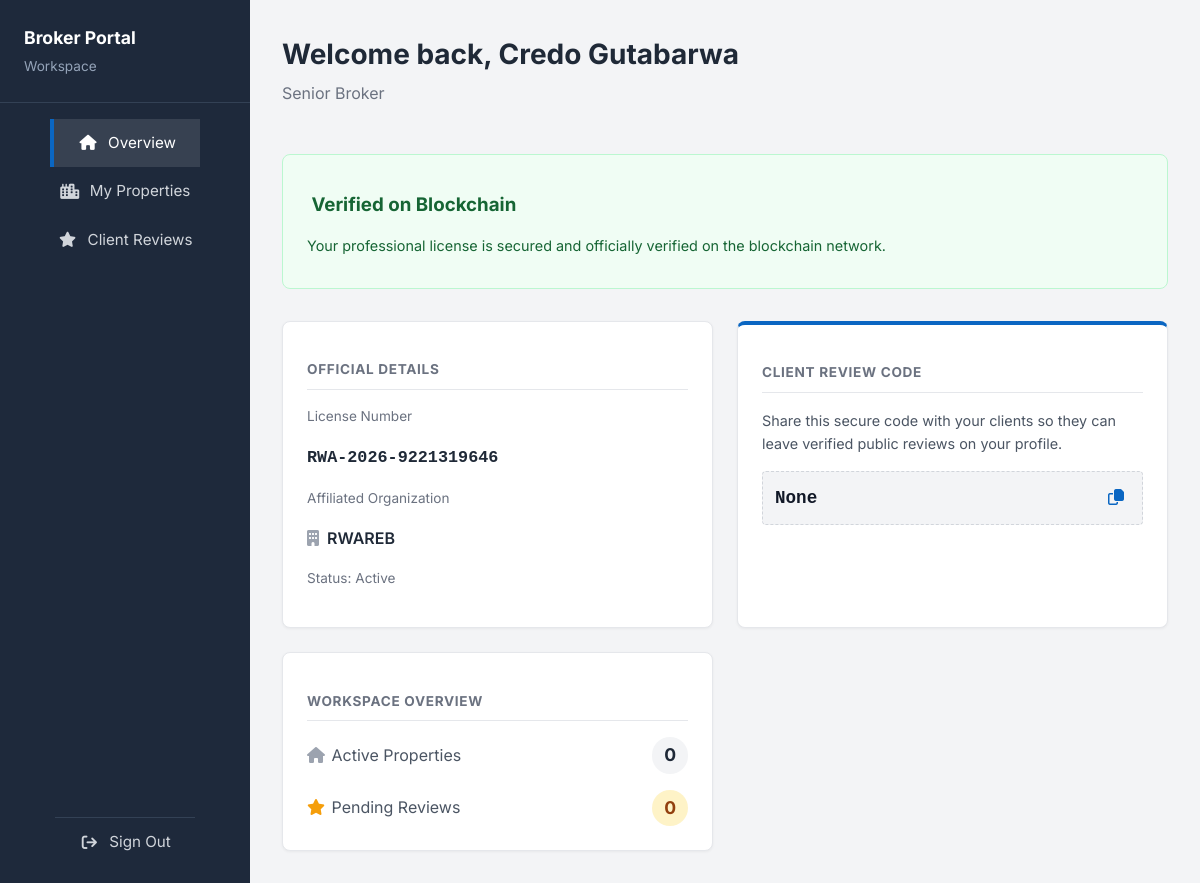
Page /dashboard (signed in) on the committed database.
### models.py (models this page shows)
class Broker(db.Model):
    __tablename__ = 'brokers'
    id = db.Column(db.String(36), primary_key=True, default=generate_uuid)
    organization_id = db.Column(db.String(36), db.ForeignKey('organizations.id'), nullable=False)
    full_name = db.Column(db.String(100), nullable=False)
    phone = db.Column(db.String(30), nullable=False)
    email = db.Column(db.String(150), unique=True, nullable=False)
    password_hash = db.Column(db.Text, nullable=False)
    professional_title = db.Column(db.String(100))
    license_number = db.Column(db.String(100), unique=True, nullable=False)
    profile_photo_url = db.Column(db.String(255), nullable=True)
    bio = db.Column(db.Text, nullable=True)
    working_province = db.Column(db.String(100), nullable=True)
    working_district = db.Column(db.String(100), nullable=True)
    verification_code = db.Column(db.String(255), nullable=True)
    review_code = db.Column(db.String(20), unique=True, nullable=True)
    status = db.Column(db.String(20), default='Pending Registration')
    verified_at = db.Column(db.DateTime, nullable=True)
    expires_at = db.Column(db.DateTime, nullable=True)
    registered_by = db.Column(db.String(36), db.ForeignKey('association_admins.id'), nullable=True)
    created_at = db.Column(db.DateTime, default=datetime.utcnow)
    updated_at = db.Column(db.DateTime, default=datetime.utcnow, onupdate=datetime.utcnow)
    properties = db.relationship('Property', backref='broker', lazy=True, cascade="all, delete-orphan")
    reviews = db.relationship('Review', backref='broker', lazy=True, cascade="all, delete-orphan")

class Organization(db.Model):
    __tablename__ = 'organizations'
    id = db.Column(db.String(36), primary_key=True, default=generate_uuid)
    name = db.Column(db.String(150), unique=True, nullable=False)
    registration_number = db.Column(db.String(100), unique=True, nullable=False)
    email = db.Column(db.String(150), nullable=False)
    phone = db.Column(db.String(30), nullable=False)
    address = db.Column(db.Text, nullable=True)
    status = db.Column(db.String(20), default='Active')  # 'Active' or 'Suspended'
    created_by = db.Column(db.String(36), db.ForeignKey('super_admins.id'), nullable=False)
    created_at = db.Column(db.DateTime, default=datetime.utcnow)
    updated_at = db.Column(db.DateTime, default=datetime.utcnow, onupdate=datetime.utcnow)
    admins = db.relationship('AssociationAdmin', backref='organization', lazy=True)

### broker.py (the view)
@broker_bp.route('/dashboard')
@broker_login_required
def dashboard():
    broker = Broker.query.get(session['broker_id'])
    if not broker.review_code:
        while True:
            random_chars = ''.join(random.choices(string.ascii_uppercase + string.digits, k=6))
            new_code = f"REV-{random_chars}"
            if not Broker.query.filter_by(review_code=new_code).first():
                broker.review_code = new_code
                db.session.commit()
                break
    organization = Organization.query.get(broker.organization_id)
    active_properties = Property.query.filter_by(broker_id=broker.id, is_available=True).count()
    pending_reviews = Review.query.filter_by(broker_id=broker.id, is_approved=False).count()
    return render_template(
        'broker_dashboard.html',
        broker=broker,
        organization=organization,
        active_properties=active_properties,
        pending_reviews=pending_reviews
    )

### broker.py (called while the page is built)
def broker_login_required(f):
    @wraps(f)
    def decorated_function(*args, **kwargs):
        if 'broker_id' not in session:
            flash("Please log in to access the Broker Portal.", "warning")
            return redirect(url_for('landing.login_portal'))
        broker = Broker.query.get(session['broker_id'])
        if not broker or broker.status == 'Suspended':
            session.pop('broker_id', None)
            flash("Your account has been suspended. Please contact your organization.", "error")
            return redirect(url_for('landing.login_portal'))
        return f(*args, **kwargs)
    return decorated_function

### templates/broker_dashboard.html (shortened to what this page needs)
{% extends "broker_base.html" %}
{% block content %}
<div class="admin-header">
    <div>
        <h1>Welcome back, {{ broker.full_name }}</h1>
        <p style="color: var(--text-muted); margin-top: 0.25rem;">{{ broker.professional_title }}</p>
    </div>
</div>
{% if broker.verification_code %}
    <div class="status-banner onchain">
        <div>
            <h3 style="margin-bottom: 0.25rem; font-weight: 700;"> Verified on Blockchain</h3>
            <p style="font-size: 0.9rem;">Your professional license is secured and officially verified on the blockchain network.</p>
        </div>
    </div>
{% endif %}
<div class="broker-grid">
    <div class="info-card">
        <h3>Official Details</h3>
        <div style="margin-bottom: 1rem;">
            <p style="font-size: 0.85rem; color: #6B7280; margin-bottom: 0.2rem;">License Number</p>
            <p style="font-weight: 600; font-family: monospace; font-size: 1.05rem;">{{ broker.license_number }}</p>
        </div>
        <div>
            <p style="font-size: 0.85rem; color: #6B7280; margin-bottom: 0.2rem;">Affiliated Organization</p>
            <p style="font-weight: 600;"><i class="fa-solid fa-building" style="color: #9CA3AF; margin-right: 0.5rem;"></i>{{ organization.name }}</p>
            <p style="font-size: 0.85rem; color: #6B7280; margin-top: 0.25rem;">Status: {{ organization.status }}</p>
        </div>
    </div>
    <div class="info-card" style="border-top: 4px solid #0A66C2;">
        <h3>Client Review Code</h3>
        <p style="font-size: 0.9rem; color: #4B5563; margin-bottom: 1rem;">
            Share this secure code with your clients so they can leave verified public reviews on your profile.
        </p>
        <div class="copy-box">
            <span id="reviewCodeText">{{ broker.review_code }}</span>
            <button class="copy-btn" onclick="copyReviewCode()" title="Copy to clipboard">
                <i class="fa-regular fa-copy"></i>
            </button>
        </div>
    </div>
    <div class="info-card">
        <h3>Workspace Overview</h3>
        <div style="display: flex; flex-direction: column; gap: 1rem;">
            <div style="display: flex; justify-content: space-between; align-items: center;">
                <span style="color: #4B5563;"><i class="fa-solid fa-house" style="width: 20px; color: #9CA3AF;"></i> Active Properties</span>
                <span style="font-weight: 700; font-size: 1.1rem; background: #F3F4F6; padding: 0.25rem 0.75rem; border-radius: 999px;">{{ active_properties }}</span>
            </div>
            <div style="display: flex; justify-content: space-between; align-items: center;">
                <span style="color: #4B5563;"><i class="fa-solid fa-star" style="width: 20px; color: #F59E0B;"></i> Pending Reviews</span>
                <span style="font-weight: 700; font-size: 1.1rem; background: #FEF3C7; color: #92400E; padding: 0.25rem 0.75rem; border-radius: 999px;">{{ pending_reviews }}</span>
            </div>
        </div>
    </div>
</div>
{% endblock %}

### static/css/style.css (style rules this page uses)
:root { --bg-white: #FFFFFF; --text-dark: #1F2937; --text-muted: #6B7280; --border-grey: #E5E7EB; --hover-grey: #F3F4F6; --btn-blue: #0A66C2; --btn-blue-hover: #004182; --footer-bg: #2f426b; }
body { font-family: 'Inter', sans-serif; background-color: var(--bg-white); color: var(--text-dark); margin: 0; padding: 0; line-height: 1.6; display: flex; flex-direction: column; min-height: 100vh; }

### static/css/admin_style.css (style rules this page uses)
.admin-header { display: flex; justify-content: space-between; align-items: center; margin-bottom: 2rem; }
.admin-header h1 { margin: 0; font-size: 1.75rem; color: var(--text-dark); }

### templates/broker_dashboard.html (style rules this page uses)
.broker-grid { display: grid; grid-template-columns: repeat(auto-fit, minmax(300px, 1fr)); gap: 1.5rem; margin-top: 2rem; }
.info-card { background: white; border: 1px solid var(--border-grey); border-radius: 8px; padding: 1.5rem; box-shadow: 0 1px 3px rgba(0,0,0,0.05); }
.info-card h3 { color: #6B7280; font-size: 0.85rem; text-transform: uppercase; letter-spacing: 0.05em; margin-bottom: 1rem; border-bottom: 1px solid #E5E7EB; padding-bottom: 0.5rem; }
.status-banner { padding: 1rem 1.5rem; border-radius: 8px; margin-top: 1.5rem; display: flex; align-items: center; justify-content: space-between; flex-wrap: wrap; gap: 1rem; }
.status-banner.onchain { background-color: #F0FDF4; border: 1px solid #BBF7D0; color: #166534; }
.copy-box { background: #F3F4F6; padding: 0.75rem; border-radius: 4px; font-family: monospace; font-size: 1.1rem; font-weight: bold; color: #111827; display: flex; justify-content: space-between; align-items: center; border: 1px dashed #D1D5DB; }
.copy-btn { background: none; border: none; color: #0A66C2; cursor: pointer; font-size: 1rem; }

### rows in the picture
Broker: full_name "Credo Gutabarwa", professional_title "Senior Broker", license_number "RWA-2026-9221319646", review_code "None"
Organization: name "RWAREB", status "Active"

### other values in the picture
{{ active_properties }} "0"
{{ pending_reviews }} "0"
